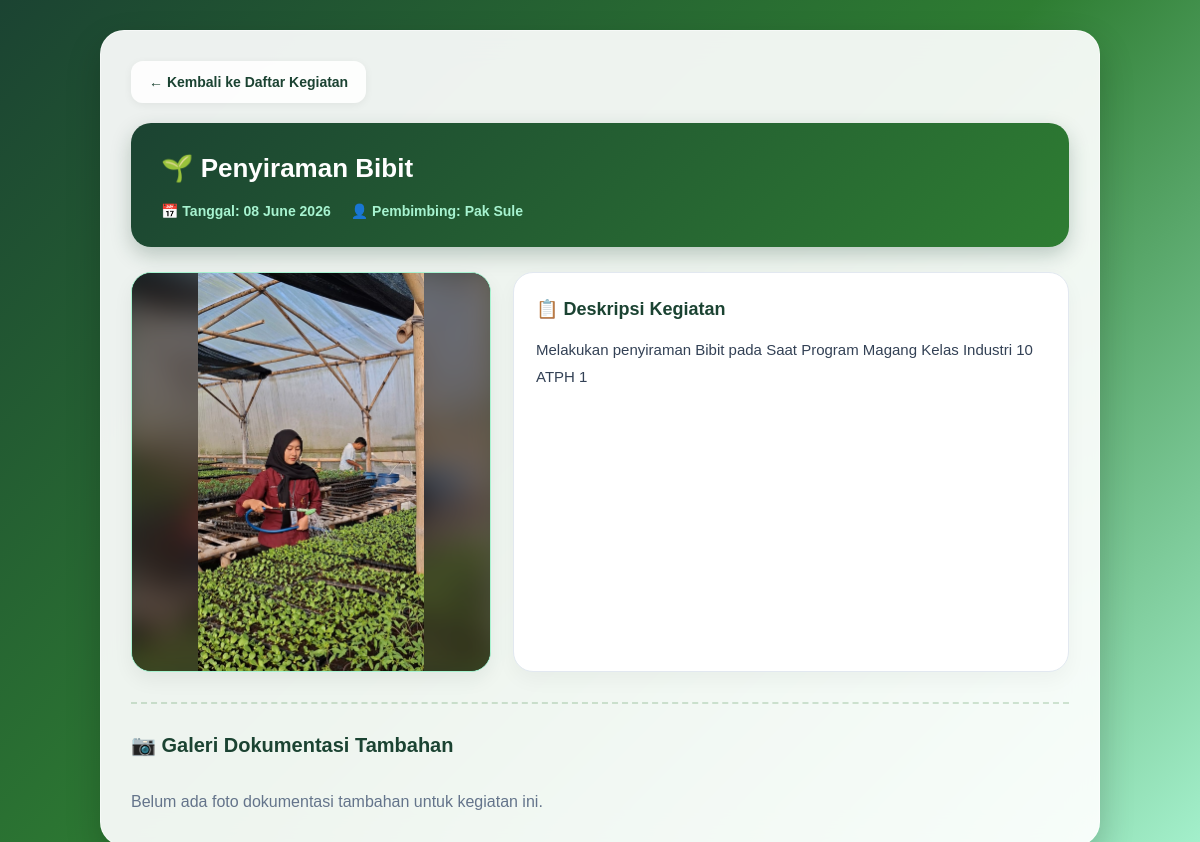
The app's page /crud-atph/kegiatan/detail.php?id=3, older data.
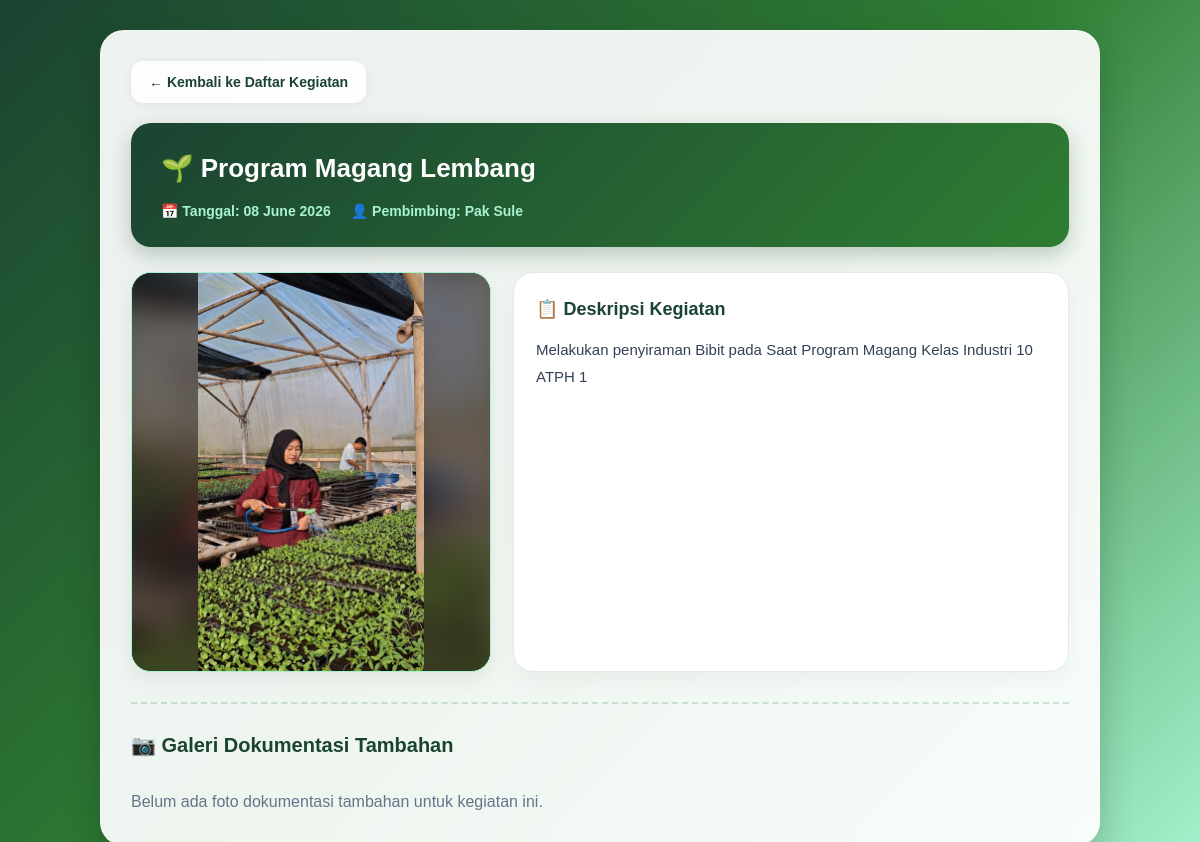
The same page, newer data.
### tables this page shows
CREATE TABLE `kegiatan` (
  `id_kegiatan` int NOT NULL,
  `nama_kegiatan` varchar(255) NOT NULL,
  `deskripsi` text NOT NULL,
  `pembimbing` varchar(100) NOT NULL,
  `tanggal` date NOT NULL,
  `foto` varchar(255) DEFAULT NULL
);

### crud-atph/kegiatan/detail.php (the view, shortened to what this page needs)
<?php
include '../config/koneksi.php';
$id = isset($_GET['id']) ? intval($_GET['id']) : 0;
$query = mysqli_query($koneksi, "SELECT * FROM kegiatan WHERE id_kegiatan = '$id'");
$data = mysqli_fetch_array($query);
?>
<!DOCTYPE html>
<html lang="id">
<head>
    <link rel="stylesheet" href="../style.css">
</head>
<body>
<div class="container">
    <a href="index.php" class="btn-back">&larr; Kembali ke Daftar Kegiatan</a>
    <div class="detail-header">
        <h1>🌱 <?= htmlspecialchars($data['nama_kegiatan']); ?></h1>
        <div class="detail-meta">
            <span>📅 Tanggal: <?= date('d F Y', strtotime($data['tanggal'])); ?></span>
            <span>👤 Pembimbing: <?= htmlspecialchars($data['pembimbing']); ?></span>
        </div>
    </div>
    <div class="bento-grid">
        <div class="img-container">
            <?php if (!empty($data['foto']) && file_exists('uploads/' . $data['foto'])): ?>
                <img src="uploads/<?= htmlspecialchars($data['foto']); ?>" class="img-main" alt="Foto Kegiatan">
            <?php else: ?>
                <div style="display:flex; align-items:center; justify-content:center; height:100%; color:#ffffff; font-weight:600;">Tanpa Foto Utama</div>
            <?php endif; ?>
        </div>
        <div class="bento-card" style="min-height: 400px;">
            <div class="bento-title">📋 Deskripsi Kegiatan</div>
            <div style="font-size: 15px; color: #334155; line-height: 1.8; font-weight: 400;"><?= nl2br(htmlspecialchars($data['deskripsi'])); ?></div>
        </div>
    </div>
    <div class="gallery-section">
        <h3 style="color: #1b4332; margin: 0; font-size: 20px;">📷 Galeri Dokumentasi Tambahan</h3>
        <div class="gallery-grid">
            <?php
            $query_foto = mysqli_query($koneksi, "SELECT * FROM foto_kegiatan WHERE id_kegiatan = '$id'");
            if ($query_foto && mysqli_num_rows($query_foto) > 0) {
                while ($f = mysqli_fetch_array($query_foto)) {
            ?>
                <div class="gallery-card">
                    <img src="uploads/<?= htmlspecialchars($f['nama_foto']); ?>" class="gallery-img" alt="Dokumentasi">
                    <div class="gallery-caption">
                        <p style="margin: 0;"><?= !empty($f['keterangan']) ? htmlspecialchars($f['keterangan']) : 'Dokumentasi Kegiatan'; ?></p>
                    </div>
                </div>
            <?php
                }
            } else {
                echo "<p style='color:#64748b; grid-column: 1/-1; margin-top: 10px;'>Belum ada foto dokumentasi tambahan untuk kegiatan ini.</p>";
            }
            ?>
        </div>
    </div>
</div>
</body>
</html>

Row changes from the older to the newer data that the page shows:
changed kegiatan "Melakukan penyiraman Bibit pada Saat Program Magang Kelas Industri 10 ATPH 1": nama_kegiatan "Penyiraman Bibit" → "Program Magang Lembang"
